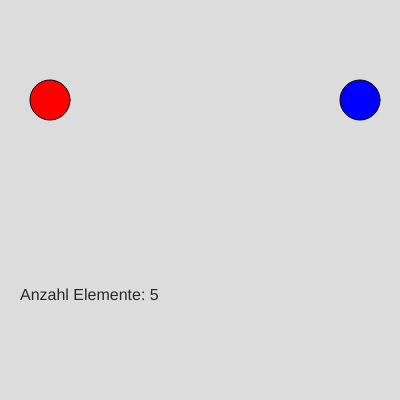
Frame 1 (no input)
Frame 60 (no input): identical to frame 1, image omitted
Frame 120 (the mouse pressed at the canvas centre since frame 60): identical to frame 1, image omitted

The p5.js sketch that drew this single still picture (run headless with seeded random() and noise() and a simulated clock; from frame 60 on, the mouse is pressed at the canvas centre):

// p5.js sketch
// ── sketch.js
// Lektion 1: Array-Grundlagen
// Ein Array ist eine Liste von Werten.

// Array mit fuenf x-Positionen.
let positionen = [50, 130, 200, 280, 360];

function setup() {
  createCanvas(400, 400);
}

function draw() {
  background(220);

  // Auf einzelne Elemente greift man ueber den Index zu.
  // Achtung: Der erste Index ist 0, nicht 1!
  fill(255, 0, 0);
  circle(positionen[0], 100, 40); // erstes Element

  fill(0, 0, 255);
  circle(positionen[4], 100, 40); // fuenftes (= letztes) Element

  // positionen.length gibt die Anzahl der Elemente zurueck.
  fill(40);
  textSize(16);
  text('Anzahl Elemente: ' + positionen.length, 20, 300);
}
